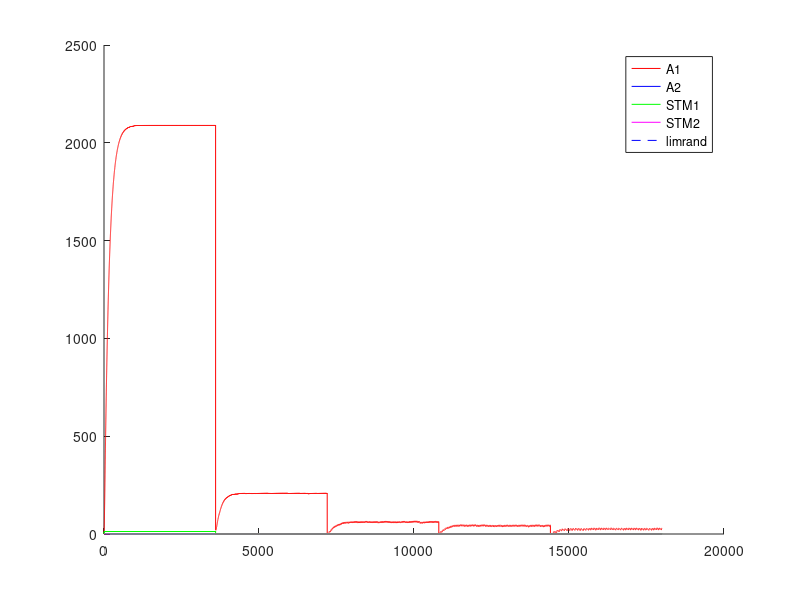

Write the MATLAB code that produced this figure. (Note: this script raises an error after producing the figure.)
%% Experimento con Fixed-Ratio - FR - Tasa fija
%% Existen multiples intancias de palanquelo (cada vez que realiza respuesta decide si realiza otro o no)
%% Sesiones de 3600 segundos
%% 3 sesiones por tasa de refuerzo (o quizas hasta que sature)
%% 5 sesiones por Experimento.
%% Cada sesion 
%% Tiempo para realizar un respuesta 1 segundo
%% 
%% La probabilidad de eleccion se ajusta al nivel de maxima frecuencia de palanqueo

close all
clc
clear

%% Matriz de pago 0 1 
%% 1 - 
%%%
%%% 
function rf = feel(pellets)
  rf=0;
  if (nargin~=0)
    rf=(12.8*(1-exp(-.25.* pellets.^(2))))+(12.8*(1-exp(-.5.* pellets)));
  else
    error ("Faltan parametros");
  endif
endfunction
%% 
%% 

%% INICIALIZATION
%%%%%% CONSTANTES DE SESIONES
Ntrial  =  1 ;   %% un trial de 3600 segundos
tTrial  =  3600; %% en segundos
tResp   =  1;    %% en segundos
tMuestreo = 0.25;%% en segundos
Nses    =  5 ;
Fr=[1,10,30,40,60];
Ntest   =  1;
limrand =  0.138;
saving  =  0.01 ;
%%%%%% CONSTANTES DE DECAIMIENTO
alpha = 1*tMuestreo;
beta  = 0.125*tMuestreo ;
gamma = 0.0067*tMuestreo;%0.025 ; 
delta = 1*tMuestreo;
%%%%%% INICIALIZACION
palanca = zeros(2,1);
Rf_1=0;
Rf_2=0;
A1=zeros(1,Ntest);
A2=zeros(1,Ntest);
stm_1=zeros(2,Ntest);
stm_2=zeros(2,Ntest);
d=1;
x_1=zeros(30,1);
x_2=zeros(30,1);
sesion = zeros(Nses,1);
trialXsesion = zeros(Nses,Ntrial);
terminal_sesion=zeros(Nses,1);
nb_resp = zeros(Nses,Ntest);
contadorP1=0;
contadorP2=0;

%% CALCULO DE AROUSAL MAXIMO
%% Iteraciones de respuesta refuerzo para encotnrar el STM medio
Nconfig=10; %% Tasa de respuesta de configuracion
%plot([1:0.01:20],(12.8*(1-exp(-.25.* [1:0.01:20].^(2))))+(12.8*(1-exp(-.5.* [1:0.01:20]))),'.k')
R1 = floor(feel(1)); %tiempo de refuezo para R
l1 = Nconfig/tMuestreo; % duracion entre trials
suma = 0; %suma es un valor necesaria para calcular max1 y min1
suma = alpha*R1 %% Refuerzo cada N respuestas
iter=100; %% numero de iteraciones para que converja el stm
max1 = 0; %maximum de stm1
min1 = 0; %minimum de stm1
for i = 1:iter 
  suma = (1-beta)^(Nconfig/tMuestreo)*suma;%% Instantes que decae el stm
  min1=suma;
  suma += alpha*R1; %Refuerzo
  max1=suma;
end
comp=.88;
S1 = (((max1-min1)*(comp*l1))/2)+min1*comp*l1; %calcul de la superficie del triangulo mas la de el rectangulo
stm_1_medio = S1/(l1);
A1max = (delta/gamma)*stm_1_medio;

%% INICIO DE LAS ITERATIONS
for l = 1:Ntest  %% TESTES
  Num=0;
  for k = 1:Nses  %% SESIONES (cambia el N)
    i=2;
    %duracion = [1,tTrial*ones(1,Ntrial)];
    
    contador = 1;
    palanca(1)=randi(2);
    %% Agregar tasa de refuerzos  %%
    
    if k>1
      A1(Num+1,l)=saving*A1(Num,l);
      A2(Num+1,l)=saving*A2(Num,l);
      stm_1(Num+1,l)=0*stm_1(Num,l);
      stm_2(Num+1,l)=0*stm_2(Num,l); 
      %%% ELECCION DE LA PRIMERA PALANCA 
      if A1(Num,1)>A2(Num,1)
        palanca(2)=1;
      else
        palanca(2)=2;
      end
    end       
    
    for j=2:(Ntrial*tTrial/tMuestreo) %% Todos los trials juntos
      
      if contador == tResp/tMuestreo%duracion(i)
        contador = 1;
        
        i = i+1 ;
        J = j ;
        P(i,k)=0.5*(1-exp(-(5*A1((j-1)+Num,l))/A1max))+0.5; %probabilidad en exponential
        %P=.99;
        %P2(i,k)=0.5*(1-exp(-(5*A2((j-1)+Num,l))/A2max))+0.5;
        
        a = rand ;
        %%% ELECCION DE LA PALANCA %%% Basicamente elige palanquear o no palanquear
        if (A1((j-1)+Num,l)<=limrand)&&(A2((j-1)+Num,l)<=limrand)
          palanca(i)=randi(2);
        elseif (A1((j-1)+Num,l)>=limrand)&&(A2((j-1)+Num,l)<=limrand)
          if a>=P(i,k)
            palanca(i)=2;
          else
            palanca(i)=1;
          end
        elseif (A1((j-1)+Num,l)<=limrand)&&(A2((j-1)+Num,l)>=limrand)
          if a>=P(i,k)
            palanca(i)=1;
          else
            palanca(i)=2;
          end
        end
        %% Contadores para tasa de refuerzo
        if palanca(i)==1
          contadorP1++;
        else
          contadorP2++;
        endif
        %%% REFUERZO %%%
        if (contadorP1==Fr(k))
          %if (palanca(i)==1) %% palanquea
          Rf_1=floor(feel(1));
          Rf_2=0;
          %elseif (palanca(i-1)==2) %% No palanquea
          %  Rf_1=0;
          %  Rf_2=0;%floor(10*(1-exp(-0.8* 2 )));
          %end
          %stm_1(j+Num,l)=(1-beta)*stm_1((j-1)+Num,l)+alpha*Rf_1;
          %stm_2(j+Num,l)=(1-beta)*stm_2((j-1)+Num,l)+alpha*Rf_2;
          contadorP1=0;
        end
      else
        contador++;%=contador +1;
        Rf_1=0;
        Rf_2=0;
      end
      stm_1(j+Num,l)=(1-beta)*stm_1((j-1)+Num,l)+alpha*Rf_1;
      stm_2(j+Num,l)=(1-beta)*stm_2((j-1)+Num,l)+alpha*Rf_2;
      A1(j+Num,l)=(1-gamma)*A1((j-1)+Num,l)+delta*stm_1(j+Num,l);
      A2(j+Num,l)=(1-gamma)*A2((j-1)+Num,l)+delta*stm_2(j+Num,l);
      
%      if floor(j/tTrial)==(j/tTrial)
%        trialXsesion()
%      end
    end
    
    
    %%% CONTADOR DE A QUE J SE CAMBIA LA SESION
    %sesion(k-1,l)=j;
    sesion(k,l)=j+Num;
    %%% DEFINICION DE NUM
%    compteur = 0 ;
%    for i=1:length(A1(:,l))
%      if A1(i,l)~=0
%        compteur = compteur +1;
%      end
%    end
%    Num=compteur;
    Num = j+Num;
    Sizemat = length(A1);
    
    for j = 1:length(palanca)
      if palanca(j)==1
        %nb_coop(k-1,l)= nb_coop(k-1,l)+1;
        nb_resp(k,l)= nb_resp(k,l)+1;
      end
    end
    
  end
end


%%% PRUEBAS 
%%% ENCONTRA LA LONGITUD REAL DEL EXPERIMENTACION
nonnul = zeros(Ntest,1);
for k=1:Ntest
  for i=1:length(A1)
    if A1(i,k) ~= 0
      nonnul(k)=nonnul(k)+1;
    end
  end
end

%%% PRUEBA I _ PESO DE LA EXPERIMENTACION EN LA MEMORIA
porcent = 0;
for i = 1:Ntest
  if sum(A1(:,i)) > 10 * sum(A2(:,i))
    porcent = porcent +1;
  end
end

%%% PRUEBA II _ SI LA EXCITATION ALCANZA A SU MAXIMUM
maxima = zeros(Ntest,1);
for k = 1:Ntest
  if floor(max(A1(:,k))) == floor(max(max(A1))) 
    maxima(k) = maxima(k) +1;
  end
end

%%% PRUEBA III _ EN QUE SESION LA PALANCA GANA DE VERDAD
%ird = zeros(Ntest,1);
%for k = 1:Ntest
%  i=1;
%  while 1
%    if A1(nonnul(k)-i,k) < limrand
%      ird(k) = nonnul(k)-i+1;
%      break;
%    else
%      i=i+1;
%    end
%  end
%end
%
%%%% PRUEBA IV _ CONVIERTE J EN NUMERO DE SESION
%for k = 1:Ntest
%  i=1;
%  while 1
%    if ird(k) <= sum(sesion(1:i)+50)
%      ird(k)=i;
%      break;
%    else
%      i=i+1;
%    end
%  end
%end

%%% PRUEBA V _ PORCENTAJE DE COOPERACION POR SESION / EXPERIMENTO


%porcentaje_coop_sesion=zeros(Nses,Ntest);
%porcentaje_coop_experimento=zeros(Ntest,1);
%for k = 1:Ntest
%  porcentaje_coop_experimento(k)=sum(nb_coop(:,k))/(Ntrial*Nses)*100;
%end

%for i=1:Ntest
%  terminal_sesion(1,i)=sesion(1,i);
%  for j=2:Nses
%    terminal_sesion(j,i)=sesion(j,i)+terminal_sesion(j-1,i);
%  end
%end

%%% DEMOSTRACION 


%promedio_sesion=sum(ird)/Ntest
%porcent_10xsuperior_al_otra=porcent/Ntest * 100;
%cuanto_alcanzan_al_maxima=sum(maxima)/Ntest * 100;
%porcentaje_coop_experimento;
resp_por_segundos=nb_resp/length(palanca); %numero de respuestas dividido por el numero de respestas maximal posible

for i=1:Ntest
  for k=1:Nses
    refuerzo(k,i)=floor(nb_resp(k,i)/Fr(k));
  end
end



for i=1:Ntest
  figure
  hold on
  plot((1:Sizemat)*tMuestreo,A1(:,i),'r',(1:Sizemat)*tMuestreo,A2(:,i),'b',(1:Sizemat)*tMuestreo,stm_1(:,i),'g',(1:Sizemat)*tMuestreo,stm_2(:,i),'m',(1:Sizemat)*tMuestreo,limrand*ones(1,Sizemat),'--b')
  legend("A1","A2","STM1","STM2","limrand");
  for j=1:Nses
    %plot(sesion(j,i)*ones(1,max(max(A1(:,i)))),(1:max(max(A1(:,i)))),'--k');
    h=plot((sesion(j,i).*tMuestreo)*ones(1,max(max(A1(:,i)))),(1:max(max(A1(:,i)))),'--k');
    set(h, "linewidth", 2);
    if j==1
      h=plot(0:sesion(j,i)/4,P(:,j)'*A1max,'.-m');
    else
      h=plot(sesion(j-1,i)/4:sesion(j,i)/4,P(:,j)'*A1max,'.-m');
    endif
  endfor
  plot((0:sesion(Nses,i))/4,A1max*ones(1,length(0:sesion(Nses,i))))
  hold off;
endfor

%% Maximos exitos por tasa= 10-360 - 30-120 - 40-65 - 60-60 

color = 'rgbmkmrgbk';
figure
hold on
for i=1:Ntest
  plot(Fr,resp_por_segundos(:,i),'Color',color(i));
  title('Respuestas por segundos');
  xlabel('Tasa fija');
  ylabel('Respuestas/segundos');
end
hold off

figure
hold on
for i=1:Ntest
  plot(refuerzo(:,i),resp_por_segundos(:,i),'Color',color(i));
  title('Respuestas y refuerzo');
  xlabel('Refuezo');
  ylabel('Respuestas/segundos');
end
hold off

%%% haut CQFD
%%%% CASTIGO DE TIEMPO 
%%%% CUANTO VECES ELIGE COOPERATION
%%% Pour chaque session r�cup�rer le nombre de coop�ration et tracer la
%%% courbe correspondante 
